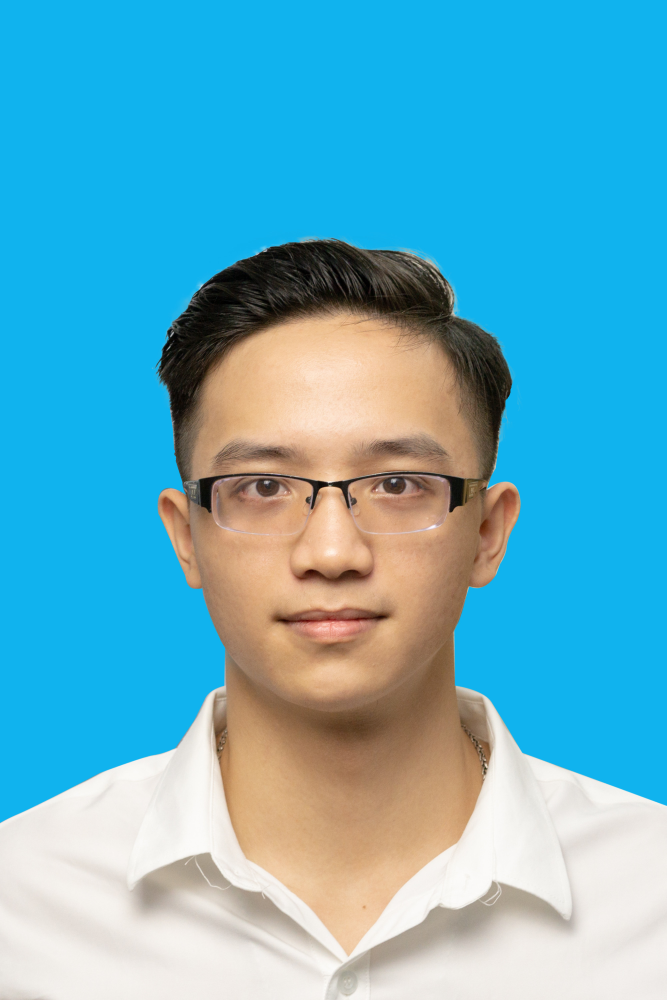
#> input picture resource/anh_the_xanh.jpg, 2000 x 3000 px (shown at 1/3 size)
$ python chapter9.py
#> lines starting #> are read from the running program, lines starting #| are printed output that depends on the picture; after the words box and inside, x2 and y2 are one past the last pixel; in counts of white or black regions, pixels touching at a corner belong together
# nhan dien khuon mat
import cv2

path = '../resource/anh_the_xanh.jpg'
faceCascade = cv2.CascadeClassifier('resource/haarcascades/haarcascade_frontalface_default.xml')
img = cv2.imread(path)
#> img is the input picture: shape (3000, 2000, 3); mean B, G, R 198.1, 175.7, 98.4
imgResize = cv2.resize(img,(400, 500))
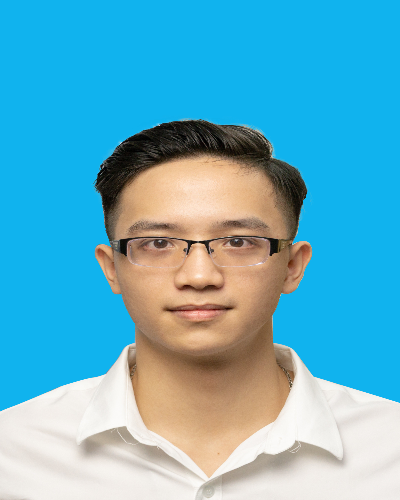
#> imgResize: shape (500, 400, 3); mean B, G, R 198.2, 175.8, 98.5
imgGray = cv2.cvtColor(imgResize, cv2.COLOR_BGR2GRAY)
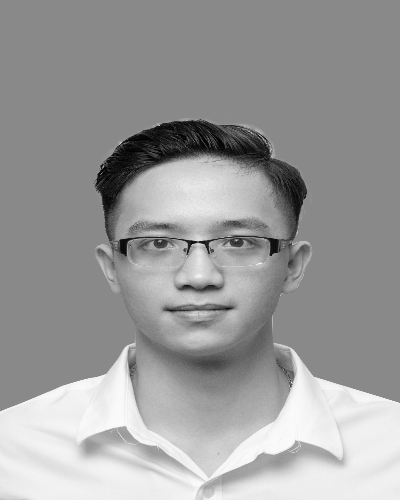
#> imgGray: shape (500, 400); min 0, max 253, mean 155.2

faces = faceCascade.detectMultiScale(imgGray, 1.1, 4)
#> faces = [[101, 164, 200, 200]]
for (x, y, w, h) in faces:
    cv2.rectangle(imgResize, (x, y), (x+w, y+h), (255, 0, 0), 2)
#> this loop made 1 pass
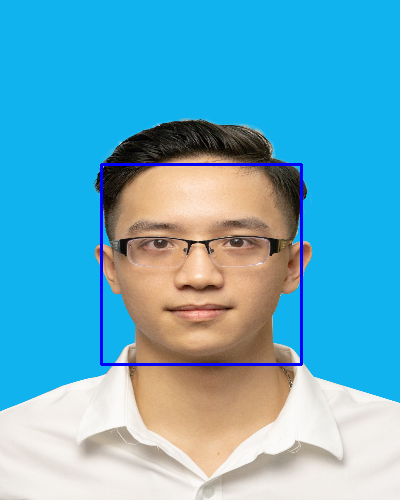
#> imgResize: shape (500, 400, 3); 1.2% of pixels changed, all inside (x1, y1, x2, y2) = (100, 163, 303, 366)

cv2.imshow("result", imgResize)
cv2.waitKey(0)
cv2.destroyAllWindows()
